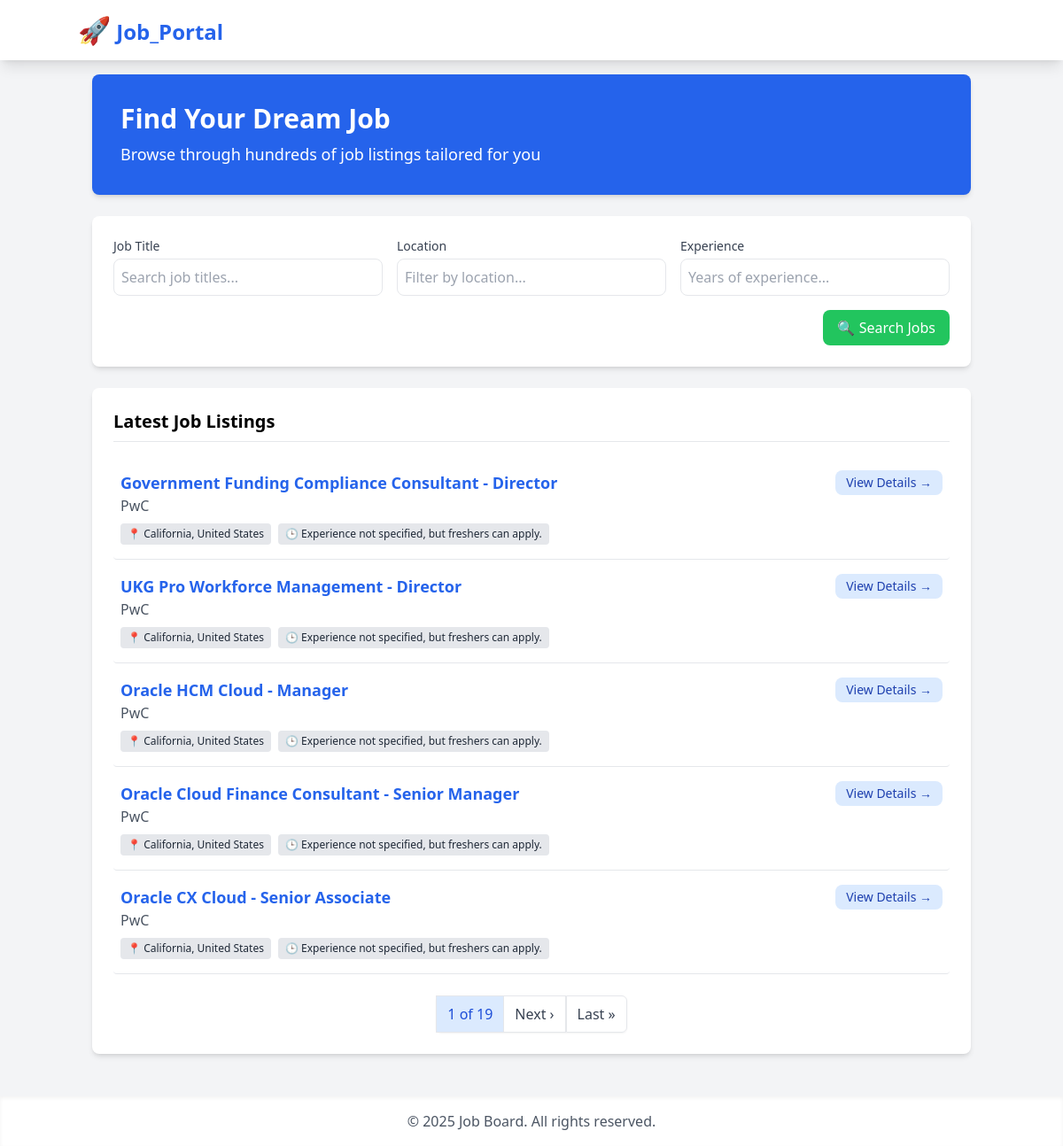
The page / on the database its author committed.
### jobs/models.py (models this page shows, shortened)
class Job(models.Model):
    title = models.CharField(max_length=255)
    company = models.CharField(max_length=255)
    location = models.CharField(max_length=255)
    experience = models.CharField(max_length=100)
    link = models.URLField()
    posted_on = models.DateTimeField(auto_now_add=True)

### jobs/views.py (the view)
# urls.py: path('', views.job_list, name='job-list'),
def job_list(request):
    update_jobs()
    query = request.GET.get("search", "")
    location = request.GET.get("location", "")
    experience = request.GET.get("experience", "")
    jobs = Job.objects.all().order_by('-posted_on')
    if query:
        jobs = jobs.filter(title__icontains=query)
    if location:
        jobs = jobs.filter(location__icontains=location)
    if experience:
        jobs = jobs.filter(experience__icontains=experience)
    paginator = Paginator(jobs, 5)
    page_number = request.GET.get("page")
    page_obj = paginator.get_page(page_number)
    all_locations = Job.objects.values_list('location', flat=True).distinct()
    all_experiences = Job.objects.values_list('experience', flat=True).distinct()
    context = {
        "page_obj": page_obj,
        "query": query,
        "location": location,
        "experience": experience,
        "all_locations": all_locations,
        "all_experiences": all_experiences,
    }
    return render(request, "jobs/job_list.html", context)

### jobs/views.py (called while the page is built, shortened)
def update_jobs():
    last_job = Job.objects.order_by('-posted_on').first()

### jobs/templates/jobs/job_list.html (shortened to what this page needs)
{% extends 'jobs/base.html' %}
{% block content %}
    <div class="bg-blue-600 dark:bg-blue-800 text-white p-8 rounded-lg shadow-md mb-6">
        <h1 class="text-3xl font-bold mb-2">Find Your Dream Job</h1>
        <p class="text-lg">Browse through hundreds of job listings tailored for you</p>
    </div>
    <div class="bg-white dark:bg-gray-800 rounded-lg shadow-md p-6 mb-6">
        <form method="GET" class="space-y-4">
            <div class="grid grid-cols-1 md:grid-cols-3 gap-4">
                <div>
                    <label for="search" class="block text-sm font-medium text-gray-700 dark:text-gray-300 mb-1">Job Title</label>
                    <input type="text" id="search" name="search" value="{{ query }}"
                           placeholder="Search job titles..."
                           class="w-full p-2 border dark:border-gray-600 rounded-lg bg-white dark:bg-gray-700">
                </div>
                <div>
                    <label for="location" class="block text-sm font-medium text-gray-700 dark:text-gray-300 mb-1">Location</label>
                    <input type="text" id="location" name="location" value="{{ location }}"
                           placeholder="Filter by location..."
                           class="w-full p-2 border dark:border-gray-600 rounded-lg bg-white dark:bg-gray-700">
                </div>
                <div>
                    <label for="experience" class="block text-sm font-medium text-gray-700 dark:text-gray-300 mb-1">Experience</label>
                    <input type="text" id="experience" name="experience" value="{{ experience }}"
                           placeholder="Years of experience..."
                           class="w-full p-2 border dark:border-gray-600 rounded-lg bg-white dark:bg-gray-700">
                </div>
            </div>
            <div class="flex justify-end">
                <button type="submit" class="bg-green-500 hover:bg-green-600 text-white py-2 px-4 rounded-lg transition-all">
                    🔍 Search Jobs
                </button>
            </div>
        </form>
    </div>
    <div class="bg-white dark:bg-gray-800 rounded-lg shadow-md p-6">
        <h2 class="text-xl font-bold mb-4 border-b pb-2">Latest Job Listings</h2>
        {% if page_obj %}
            {% for job in page_obj %}
                <div class="border-b dark:border-gray-700 py-4 transition-all hover:bg-gray-50 dark:hover:bg-gray-700 px-2 rounded">
                    <div class="flex flex-col md:flex-row justify-between">
                        <div>
                            <h3 class="text-lg font-semibold text-blue-600 dark:text-blue-400">{{ job.title }}</h3>
                            <p class="text-gray-600 dark:text-gray-300">{{ job.company }}</p>
                            <div class="flex flex-wrap gap-2 mt-2">
                                <span class="bg-gray-200 dark:bg-gray-700 text-gray-800 dark:text-gray-300 px-2 py-1 rounded text-xs">
                                    📍 {{ job.location }}
                                </span>
                                <span class="bg-gray-200 dark:bg-gray-700 text-gray-800 dark:text-gray-300 px-2 py-1 rounded text-xs">
                                    🕒 {{ job.experience }}
                                </span>
                            </div>
                        </div>
                        <div class="mt-3 md:mt-0">
                            <a href="{% url 'job-detail' job.pk %}"
                               class="bg-blue-100 hover:bg-blue-200 dark:bg-blue-900 dark:hover:bg-blue-800
                                     text-blue-800 dark:text-blue-200 py-1 px-3 rounded-lg text-sm inline-block transition-all">
                                View Details →
                            </a>
                        </div>
                    </div>
                </div>
            {% endfor %}
            <div class="flex justify-center mt-6">
                <div class="inline-flex rounded-md shadow-sm">
                    <span class="py-2 px-3 bg-blue-100 dark:bg-blue-900 text-blue-700 dark:text-blue-200 border">
                        {{ page_obj.number }} of {{ page_obj.paginator.num_pages }}
                    </span>
                    {% if page_obj.has_next %}
                        <a href="?page={{ page_obj.next_page_number }}{% if query %}&search={{ query }}{% endif %}{% if location %}&location={{ location }}{% endif %}{% if experience %}&experience={{ experience }}{% endif %}"
                           class="py-2 px-3 bg-white dark:bg-gray-700 text-gray-700 dark:text-gray-200 border-t border-b border-r">
                            Next ›
                        </a>
                        <a href="?page={{ page_obj.paginator.num_pages }}{% if query %}&search={{ query }}{% endif %}{% if location %}&location={{ location }}{% endif %}{% if experience %}&experience={{ experience }}{% endif %}"
                           class="py-2 px-3 bg-white dark:bg-gray-700 text-gray-700 dark:text-gray-200 border rounded-r-md">
                            Last »
                        </a>
                    {% endif %}
                </div>
            </div>
        {% else %}
            <div class="text-center py-8">
                <p class="text-gray-600 dark:text-gray-400">No jobs found matching your criteria.</p>
                <a href="{% url 'job-list' %}" class="text-blue-600 dark:text-blue-400 underline mt-2 inline-block">Clear filters</a>
            </div>
        {% endif %}
    </div>
{% endblock %}

### jobs/templates/jobs/base.html (shortened to what this page needs)
<!DOCTYPE html>
<html lang="en">
<head>
    <script src="https://cdn.tailwindcss.com"></script>
</head>
<body class="bg-gray-100 dark:bg-gray-900 dark:text-white min-h-screen transition-all">
    <nav class="bg-white dark:bg-gray-800 shadow-lg p-4">
        <div class="container mx-auto flex justify-between items-center">
            <a href="{% url 'job-list' %}" class="text-2xl font-bold text-blue-600 dark:text-blue-400">
                <span class="text-3xl">🚀</span> Job_Portal
            </a>
        </div>
    </nav>
    <div class="container mx-auto p-4">
        {% block content %}{% endblock %}
    </div>
    <footer class="bg-white dark:bg-gray-800 shadow-inner p-4 mt-8">
        <div class="container mx-auto text-center text-gray-600 dark:text-gray-400">
            <p>© {% now "Y" %} Job Board. All rights reserved.</p>
        </div>
    </footer>
</body>
</html>

### rows shown on the page
Job: title "Government Funding Compliance Consultant - Director", company "PwC", location "California, United States", experience "Experience not specified, but freshers can apply."
Job: title "UKG Pro Workforce Management - Director", company "PwC", location "California, United States", experience "Experience not specified, but freshers can apply."
Job: title "Oracle HCM Cloud - Manager", company "PwC", location "California, United States", experience "Experience not specified, but freshers can apply."
Job: title "Oracle Cloud Finance Consultant - Senior Manager", company "PwC", location "California, United States", experience "Experience not specified, but freshers can apply."
Job: title "Oracle CX Cloud - Senior Associate", company "PwC", location "California, United States", experience "Experience not specified, but freshers can apply."

### other values the page prints
{{ page_obj.number }} "1"
{{ page_obj.paginator.num_pages }} "19"
